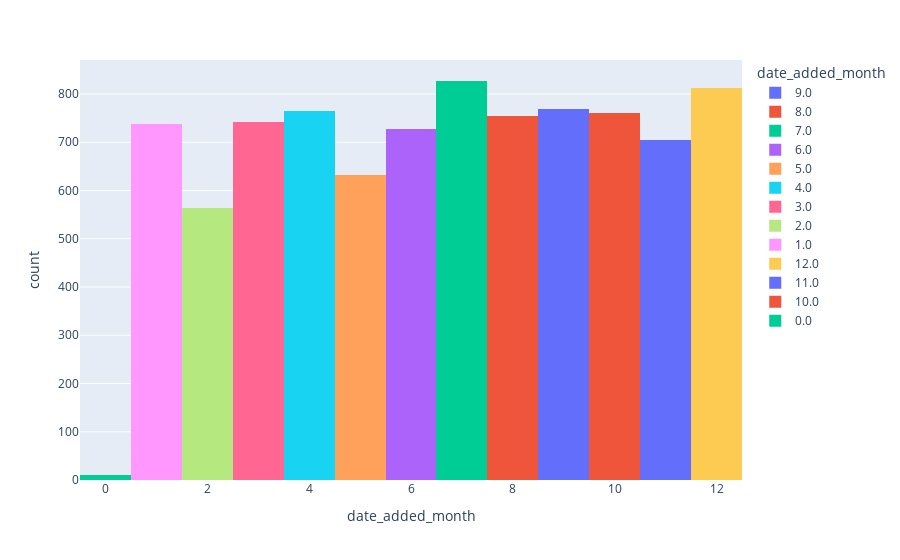

The notebook cell saved with this chart:
### Markdown cell above
## Checking if there is any pattern to discover within the Months

### Code cell
px.histogram(netflix_data, x = netflix_data["date_added_month"], color = "date_added_month")

### Figure 1 — Plotly figure (JSON) as saved in the notebook; plotly's stock layout.template omitted (floating-point values rounded to 4 significant figures; data arrays with more than 128 entries replaced by an {"elided": "..."} marker saying what was removed)
{"data": [{"alignmentgroup": "True", "bingroup": "x", "hovertemplate": "date_added_month=%{x}<br>count=%{y}<extra></extra>", "legendgroup": "9.0", "marker": {"color": "#636efa", "pattern": {"shape": ""}}, "name": "9.0", "offsetgroup": "9.0", "orientation": "v", "showlegend": true, "type": "histogram", "x": {"elided": "770 int values"}, "xaxis": "x", "yaxis": "y"}, {"alignmentgroup": "True", "bingroup": "x", "hovertemplate": "date_added_month=%{x}<br>count=%{y}<extra></extra>", "legendgroup": "8.0", "marker": {"color": "#EF553B", "pattern": {"shape": ""}}, "name": "8.0", "offsetgroup": "8.0", "orientation": "v", "showlegend": true, "type": "histogram", "x": {"elided": "755 int values"}, "xaxis": "x", "yaxis": "y"}, {"alignmentgroup": "True", "bingroup": "x", "hovertemplate": "date_added_month=%{x}<br>count=%{y}<extra></extra>", "legendgroup": "7.0", "marker": {"color": "#00cc96", "pattern": {"shape": ""}}, "name": "7.0", "offsetgroup": "7.0", "orientation": "v", "showlegend": true, "type": "histogram", "x": {"elided": "827 int values"}, "xaxis": "x", "yaxis": "y"}, {"alignmentgroup": "True", "bingroup": "x", "hovertemplate": "date_added_month=%{x}<br>count=%{y}<extra></extra>", "legendgroup": "6.0", "marker": {"color": "#ab63fa", "pattern": {"shape": ""}}, "name": "6.0", "offsetgroup": "6.0", "orientation": "v", "showlegend": true, "type": "histogram", "x": {"elided": "728 int values"}, "xaxis": "x", "yaxis": "y"}, {"alignmentgroup": "True", "bingroup": "x", "hovertemplate": "date_added_month=%{x}<br>count=%{y}<extra></extra>", "legendgroup": "5.0", "marker": {"color": "#FFA15A", "pattern": {"shape": ""}}, "name": "5.0", "offsetgroup": "5.0", "orientation": "v", "showlegend": true, "type": "histogram", "x": {"elided": "632 int values"}, "xaxis": "x", "yaxis": "y"}, {"alignmentgroup": "True", "bingroup": "x", "hovertemplate": "date_added_month=%{x}<br>count=%{y}<extra></extra>", "legendgroup": "4.0", "marker": {"color": "#19d3f3", "pattern": {"shape": ""}}, "name": "4.0", "offsetgroup": "4.0", "orientation": "v", "showlegend": true, "type": "histogram", "x": {"elided": "764 int values"}, "xaxis": "x", "yaxis": "y"}, {"alignmentgroup": "True", "bingroup": "x", "hovertemplate": "date_added_month=%{x}<br>count=%{y}<extra></extra>", "legendgroup": "3.0", "marker": {"color": "#FF6692", "pattern": {"shape": ""}}, "name": "3.0", "offsetgroup": "3.0", "orientation": "v", "showlegend": true, "type": "histogram", "x": {"elided": "742 int values"}, "xaxis": "x", "yaxis": "y"}, {"alignmentgroup": "True", "bingroup": "x", "hovertemplate": "date_added_month=%{x}<br>count=%{y}<extra></extra>", "legendgroup": "2.0", "marker": {"color": "#B6E880", "pattern": {"shape": ""}}, "name": "2.0", "offsetgroup": "2.0", "orientation": "v", "showlegend": true, "type": "histogram", "x": {"elided": "563 int values"}, "xaxis": "x", "yaxis": "y"}, {"alignmentgroup": "True", "bingroup": "x", "hovertemplate": "date_added_month=%{x}<br>count=%{y}<extra></extra>", "legendgroup": "1.0", "marker": {"color": "#FF97FF", "pattern": {"shape": ""}}, "name": "1.0", "offsetgroup": "1.0", "orientation": "v", "showlegend": true, "type": "histogram", "x": {"elided": "738 int values"}, "xaxis": "x", "yaxis": "y"}, {"alignmentgroup": "True", "bingroup": "x", "hovertemplate": "date_added_month=%{x}<br>count=%{y}<extra></extra>", "legendgroup": "12.0", "marker": {"color": "#FECB52", "pattern": {"shape": ""}}, "name": "12.0", "offsetgroup": "12.0", "orientation": "v", "showlegend": true, "type": "histogram", "x": {"elided": "813 int values"}, "xaxis": "x", "yaxis": "y"}, {"alignmentgroup": "True", "bingroup": "x", "hovertemplate": "date_added_month=%{x}<br>count=%{y}<extra></extra>", "legendgroup": "11.0", "marker": {"color": "#636efa", "pattern": {"shape": ""}}, "name": "11.0", "offsetgroup": "11.0", "orientation": "v", "showlegend": true, "type": "histogram", "x": {"elided": "705 int values"}, "xaxis": "x", "yaxis": "y"}, {"alignmentgroup": "True", "bingroup": "x", "hovertemplate": "date_added_month=%{x}<br>count=%{y}<extra></extra>", "legendgroup": "10.0", "marker": {"color": "#EF553B", "pattern": {"shape": ""}}, "name": "10.0", "offsetgroup": "10.0", "orientation": "v", "showlegend": true, "type": "histogram", "x": {"elided": "760 int values"}, "xaxis": "x", "yaxis": "y"}, {"alignmentgroup": "True", "bingroup": "x", "hovertemplate": "date_added_month=%{x}<br>count=%{y}<extra></extra>", "legendgroup": "0.0", "marker": {"color": "#00cc96", "pattern": {"shape": ""}}, "name": "0.0", "offsetgroup": "0.0", "orientation": "v", "showlegend": true, "type": "histogram", "x": [0, 0, 0, 0, 0, 0, 0, 0, 0, 0], "xaxis": "x", "yaxis": "y"}], "layout": {"barmode": "relative", "legend": {"title": {"text": "date_added_month"}, "tracegroupgap": 0}, "margin": {"t": 60}, "xaxis": {"anchor": "y", "categoryarray": [9, 8, 7, 6, 5, 4, 3, 2, 1, 12, 11, 10, 0], "categoryorder": "array", "domain": [0, 1], "title": {"text": "date_added_month"}}, "yaxis": {"anchor": "x", "domain": [0, 1], "title": {"text": "count"}}}}
